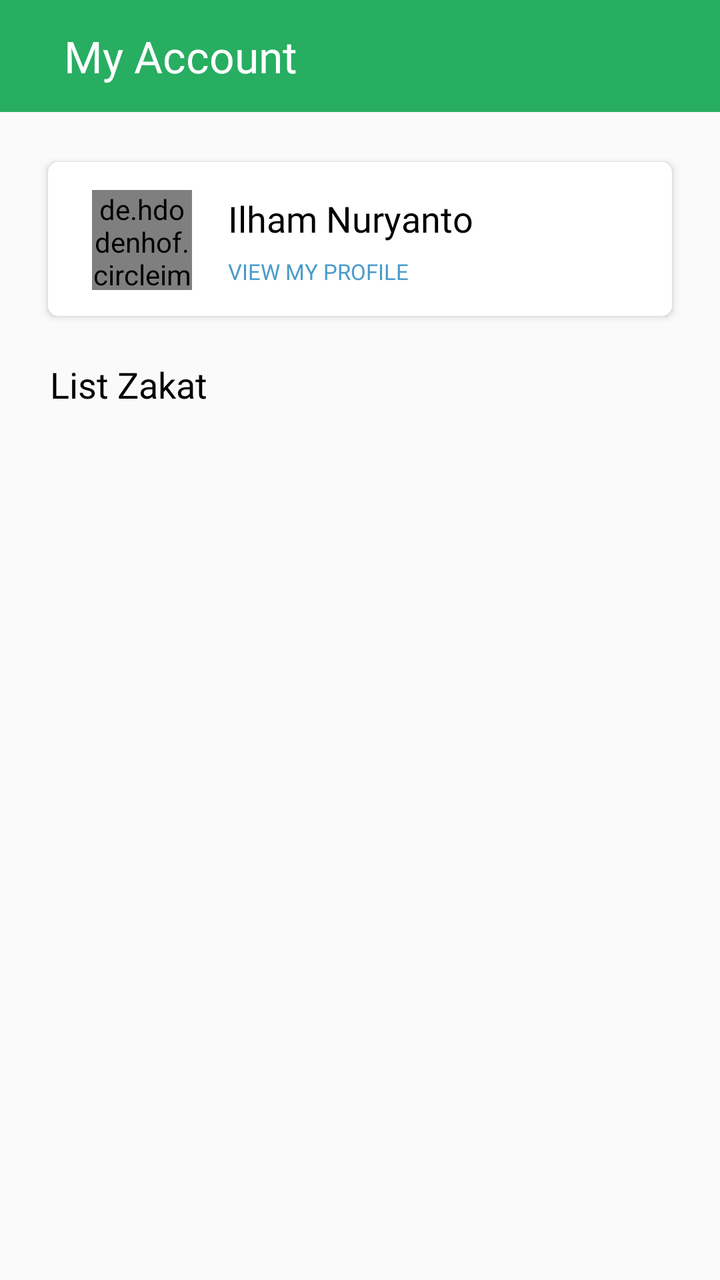
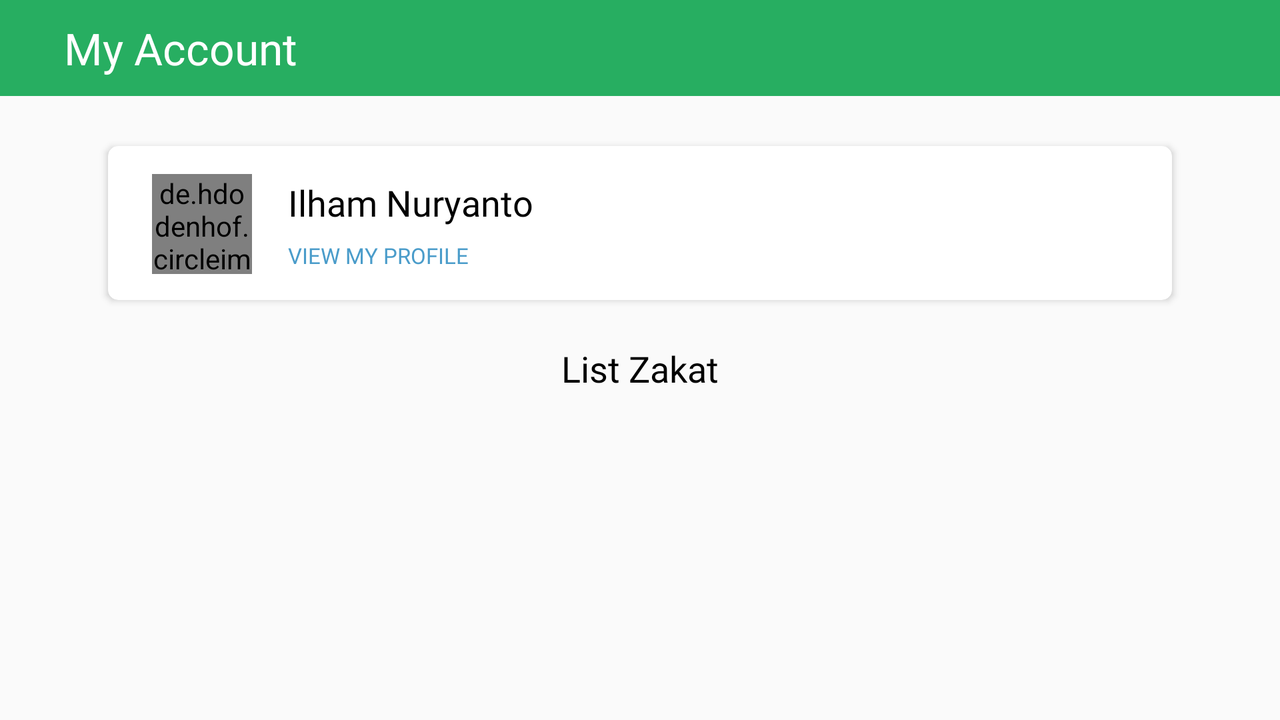

The same Android screen from two of the app's own layout files: first res/layout/ as a phone draws it, then the repository's variant for another configuration, drawn on a device whose configuration selects that folder. Both files follow.
<!-- AndroidManifest.xml: application theme AppTheme -->
<!-- res/layout/fragment_profile.xml -->
<?xml version="1.0" encoding="utf-8"?>
<androidx.constraintlayout.widget.ConstraintLayout xmlns:android="http://schemas.android.com/apk/res/android"
    xmlns:app="http://schemas.android.com/apk/res-auto"
    xmlns:tools="http://schemas.android.com/tools"
    android:layout_width="match_parent"
    android:layout_height="match_parent">

    <androidx.constraintlayout.widget.ConstraintLayout
        android:id="@+id/linearLayout"
        android:layout_width="0dp"
        android:layout_height="?attr/actionBarSize"
        android:background="#27AE61"
        android:orientation="horizontal"
        android:gravity="center_vertical"
        app:layout_constraintEnd_toEndOf="parent"
        app:layout_constraintStart_toStartOf="parent"
        app:layout_constraintTop_toTopOf="parent">

        <TextView
            android:id="@+id/textView"
            android:layout_width="wrap_content"
            android:layout_height="wrap_content"
            android:layout_marginStart="32dp"
            android:layout_marginLeft="32dp"
            android:text="@string/home_lembaga_profile_title"
            android:textColor="#FFF"
            android:textSize="22sp"
            app:fontFamily="@font/poppins_medium"
            app:layout_constraintBottom_toBottomOf="parent"
            app:layout_constraintStart_toStartOf="parent"
            app:layout_constraintTop_toTopOf="parent" />

        <ImageView
            android:id="@+id/iv_home_profile_user_logout"
            android:layout_width="32dp"
            android:layout_height="32dp"
            android:layout_marginEnd="16dp"
            android:layout_marginRight="16dp"
            android:src="@drawable/ic_exit_to_app"
            app:layout_constraintBottom_toBottomOf="parent"
            app:layout_constraintEnd_toEndOf="parent"
            app:layout_constraintTop_toTopOf="parent" />

    </androidx.constraintlayout.widget.ConstraintLayout>

    <androidx.cardview.widget.CardView
        android:id="@+id/cardView1"
        android:layout_width="0dp"
        android:layout_height="wrap_content"
        android:layout_marginStart="24dp"
        android:layout_marginLeft="24dp"
        android:layout_marginTop="25dp"
        android:layout_marginEnd="24dp"
        android:layout_marginRight="24dp"
        app:cardCornerRadius="5dp"
        app:layout_constraintEnd_toEndOf="parent"
        app:layout_constraintStart_toStartOf="parent"
        app:layout_constraintTop_toBottomOf="@+id/linearLayout">

        <androidx.constraintlayout.widget.ConstraintLayout
            android:layout_width="match_parent"
            android:layout_height="match_parent">

            <de.hdodenhof.circleimageview.CircleImageView
                android:id="@+id/img_profile_user"
                android:layout_width="50dp"
                android:layout_height="50dp"
                android:layout_marginStart="22dp"
                android:layout_marginLeft="22dp"
                android:layout_marginTop="14dp"
                android:layout_marginBottom="13dp"
                android:src="@drawable/ellips_grey"
                app:layout_constraintBottom_toBottomOf="parent"
                app:layout_constraintStart_toStartOf="parent"
                app:layout_constraintTop_toTopOf="parent" />

            <TextView
                android:id="@+id/tv_name_profile_user"
                android:layout_width="0dp"
                android:layout_height="wrap_content"
                android:layout_marginStart="18dp"
                android:layout_marginLeft="18dp"
                android:layout_marginTop="16dp"
                android:layout_marginEnd="8dp"
                android:layout_marginRight="8dp"
                android:text="@string/home_user_profile_name"
                android:textColor="#000"
                android:textSize="18sp"
                app:fontFamily="@font/poppins_medium"
                app:layout_constraintEnd_toEndOf="parent"
                app:layout_constraintStart_toEndOf="@+id/img_profile_user"
                app:layout_constraintTop_toTopOf="parent" />

            <TextView
                android:id="@+id/tv_openprofile"
                android:layout_width="wrap_content"
                android:layout_height="wrap_content"
                android:layout_marginStart="18dp"
                android:layout_marginLeft="18dp"
                android:layout_marginBottom="8dp"
                android:text="@string/home_user_profile_edit"
                android:textColor="#4A9CCA"
                android:textSize="11sp"
                app:fontFamily="@font/poppins_medium"
                app:layout_constraintBottom_toBottomOf="parent"
                app:layout_constraintStart_toEndOf="@+id/img_profile_user"
                app:layout_constraintTop_toBottomOf="@+id/tv_name_profile_user" />
        </androidx.constraintlayout.widget.ConstraintLayout>
    </androidx.cardview.widget.CardView>

    <TextView
        android:id="@+id/textView21"
        android:layout_width="wrap_content"
        android:layout_height="wrap_content"
        android:layout_marginStart="25dp"
        android:layout_marginLeft="25dp"
        android:layout_marginTop="22dp"
        android:text="@string/user_profile_list_zakat"
        android:textColor="#000"
        android:textSize="18sp"
        app:fontFamily="@font/poppins_bold"
        app:layout_constraintStart_toStartOf="parent"
        app:layout_constraintTop_toBottomOf="@+id/cardView1" />

    <androidx.recyclerview.widget.RecyclerView
        android:id="@+id/rv_history_zakat"
        android:layout_width="0dp"
        android:layout_height="0dp"
        android:layout_marginStart="25dp"
        android:layout_marginLeft="25dp"
        android:layout_marginTop="8dp"
        android:layout_marginEnd="25dp"
        android:layout_marginRight="25dp"
        android:layout_marginBottom="80dp"
        app:layout_constraintBottom_toBottomOf="parent"
        app:layout_constraintEnd_toEndOf="parent"
        app:layout_constraintStart_toStartOf="parent"
        app:layout_constraintTop_toBottomOf="@+id/textView21"
        tools:listitem="@layout/list_history_zakat" />

</androidx.constraintlayout.widget.ConstraintLayout>
<!-- res/layout/list_history_zakat.xml (included above) -->
<?xml version="1.0" encoding="utf-8"?>
<androidx.cardview.widget.CardView xmlns:android="http://schemas.android.com/apk/res/android"
    xmlns:app="http://schemas.android.com/apk/res-auto"
    xmlns:tools="http://schemas.android.com/tools"
    app:cardCornerRadius="5dp"
    android:layout_width="match_parent"
    android:layout_height="wrap_content"
    android:layout_margin="8dp">

    <RelativeLayout
        android:layout_width="match_parent"
        android:layout_height="wrap_content"
        android:orientation="vertical"
        android:padding="8dp">

        <ImageView
            android:id="@+id/centang"
            android:layout_width="wrap_content"
            android:layout_height="wrap_content"
            app:srcCompat="@drawable/image_ctg"
            android:padding="10dp"/>

        <LinearLayout
            android:layout_width="wrap_content"
            android:layout_height="wrap_content"
            android:orientation="vertical"
            android:layout_toRightOf="@+id/centang"
            android:layout_marginLeft="15dp">

            <TextView
                android:id="@+id/tv_jenis_zakat"
                android:layout_width="wrap_content"
                android:layout_height="wrap_content"
                tools:text="Zakat Fitrah"
                android:textStyle="bold"
                android:textSize="18sp"
                android:textColor="#000000"/>

            <TextView
                android:id="@+id/tv_tanggal_zakat"
                android:layout_width="wrap_content"
                android:layout_height="wrap_content"
                tools:text="29 Februari 2020"
                android:textColor="#000000" />

            <TextView
                android:id="@+id/tv_nominal"
                android:layout_width="wrap_content"
                android:layout_height="wrap_content"
                tools:text="200000"
                android:textColor="#000000" />

        </LinearLayout>


    </RelativeLayout>
</androidx.cardview.widget.CardView>
<!-- resources referenced by this layout -->
<resources>
  <!-- drawable ellips_grey: png bitmap (drawable, 1015 bytes) -->
  <!-- drawable image_ctg: png bitmap (drawable, 2194 bytes) -->
  <string name="home_lembaga_profile_title">My Account</string>
  <string name="home_user_profile_edit">VIEW MY PROFILE</string>
  <string name="home_user_profile_name">Ilham Nuryanto</string>
  <string name="user_profile_list_zakat">List Zakat</string>
  <style name="AppTheme" parent="Theme.AppCompat.Light.DarkActionBar">
          
          <item name="colorPrimary">@color/colorPrimary</item>
          <item name="colorPrimaryDark">@color/colorPrimaryDark</item>
          <item name="colorAccent">@color/colorAccent</item>
      </style>
  <color name="colorPrimary">#27AE61</color>
  <color name="colorPrimaryDark">#3F9564</color>
  <color name="colorAccent">#D81B60</color>
</resources>
<!-- res/layout-land/fragment_profile.xml (the repository's variant of the layout above) -->
<!-- drawn on the phone turned sideways -->
<?xml version="1.0" encoding="utf-8"?>
<ScrollView xmlns:android="http://schemas.android.com/apk/res/android"
    xmlns:app="http://schemas.android.com/apk/res-auto"
    xmlns:tools="http://schemas.android.com/tools"
    android:layout_width="match_parent"
    android:layout_height="match_parent">

    <androidx.constraintlayout.widget.ConstraintLayout
        android:layout_width="match_parent"
        android:layout_height="wrap_content"
        android:orientation="vertical">

        <androidx.constraintlayout.widget.ConstraintLayout
            android:id="@+id/linearLayout"
            android:layout_width="0dp"
            android:layout_height="?attr/actionBarSize"
            android:background="#27AE61"
            android:orientation="horizontal"
            android:gravity="center_vertical"
            app:layout_constraintEnd_toEndOf="parent"
            app:layout_constraintStart_toStartOf="parent"
            app:layout_constraintTop_toTopOf="parent">

            <TextView
                android:id="@+id/textView"
                android:layout_width="wrap_content"
                android:layout_height="wrap_content"
                android:layout_marginStart="32dp"
                android:layout_marginLeft="32dp"
                android:text="@string/home_lembaga_profile_title"
                android:textColor="#FFF"
                android:textSize="22sp"
                app:fontFamily="@font/poppins_medium"
                app:layout_constraintBottom_toBottomOf="parent"
                app:layout_constraintStart_toStartOf="parent"
                app:layout_constraintTop_toTopOf="parent" />

            <ImageView
                android:id="@+id/iv_home_profile_user_logout"
                android:layout_width="32dp"
                android:layout_height="32dp"
                android:layout_marginEnd="16dp"
                android:layout_marginRight="16dp"
                android:src="@drawable/ic_exit_to_app"
                app:layout_constraintBottom_toBottomOf="parent"
                app:layout_constraintEnd_toEndOf="parent"
                app:layout_constraintTop_toTopOf="parent" />

        </androidx.constraintlayout.widget.ConstraintLayout>

        <androidx.cardview.widget.CardView
            android:id="@+id/cardView1"
            android:layout_width="0dp"
            android:layout_height="wrap_content"
            android:layout_marginStart="54dp"
            android:layout_marginHorizontal="40dp"
            android:layout_marginTop="25dp"
            android:layout_marginEnd="54dp"
            app:cardCornerRadius="5dp"
            app:layout_constraintEnd_toEndOf="parent"
            app:layout_constraintStart_toStartOf="parent"
            app:layout_constraintTop_toBottomOf="@+id/linearLayout">

            <androidx.constraintlayout.widget.ConstraintLayout
                android:layout_width="match_parent"
                android:layout_height="match_parent"
                >

                <de.hdodenhof.circleimageview.CircleImageView
                    android:id="@+id/img_profile_user"
                    android:layout_width="50dp"
                    android:layout_height="50dp"
                    android:layout_marginStart="22dp"
                    android:layout_marginLeft="22dp"
                    android:layout_marginTop="14dp"
                    android:layout_marginBottom="13dp"
                    android:src="@drawable/ellips_grey"
                    app:layout_constraintBottom_toBottomOf="parent"
                    app:layout_constraintStart_toStartOf="parent"
                    app:layout_constraintTop_toTopOf="parent" />

                <TextView
                    android:id="@+id/tv_name_profile_user"
                    android:layout_width="0dp"
                    android:layout_height="wrap_content"
                    android:layout_marginStart="18dp"
                    android:layout_marginLeft="18dp"
                    android:layout_marginTop="16dp"
                    android:layout_marginEnd="8dp"
                    android:layout_marginRight="8dp"
                    android:text="@string/home_user_profile_name"
                    android:textColor="#000"
                    android:textSize="18sp"
                    app:fontFamily="@font/poppins_medium"
                    app:layout_constraintEnd_toEndOf="parent"
                    app:layout_constraintStart_toEndOf="@+id/img_profile_user"
                    app:layout_constraintTop_toTopOf="parent" />

                <TextView
                    android:id="@+id/tv_openprofile"
                    android:layout_width="wrap_content"
                    android:layout_height="wrap_content"
                    android:layout_marginStart="18dp"
                    android:layout_marginLeft="18dp"
                    android:layout_marginBottom="8dp"
                    android:text="@string/home_user_profile_edit"
                    android:textColor="#4A9CCA"
                    android:textSize="11sp"
                    app:fontFamily="@font/poppins_medium"
                    app:layout_constraintBottom_toBottomOf="parent"
                    app:layout_constraintStart_toEndOf="@+id/img_profile_user"
                    app:layout_constraintTop_toBottomOf="@+id/tv_name_profile_user" />
            </androidx.constraintlayout.widget.ConstraintLayout>
        </androidx.cardview.widget.CardView>

        <TextView
            android:id="@+id/textView21"
            android:layout_width="match_parent"
            android:layout_height="wrap_content"
            android:layout_marginStart="25dp"
            android:layout_marginEnd="25dp"
            android:layout_marginLeft="25dp"
            android:layout_marginTop="22dp"
            android:text="@string/user_profile_list_zakat"
            android:textAlignment="center"
            android:textColor="#000"
            android:textSize="18sp"
            app:fontFamily="@font/poppins_bold"
            app:layout_constraintStart_toStartOf="parent"
            app:layout_constraintTop_toBottomOf="@+id/cardView1" />

        <androidx.recyclerview.widget.RecyclerView
            android:id="@+id/rv_history_zakat"
            android:layout_width="match_parent"
            android:layout_height="wrap_content"
            android:layout_marginStart="75dp"
            android:layout_marginTop="8dp"
            android:layout_marginEnd="75dp"
            android:paddingBottom="10dp"
            android:layout_marginBottom="80dp"
            app:layout_constraintBottom_toBottomOf="parent"
            app:layout_constraintEnd_toEndOf="parent"
            app:layout_constraintStart_toStartOf="parent"
            app:layout_constraintTop_toBottomOf="@+id/textView21"
            tools:listitem="@layout/list_history_zakat" />

    </androidx.constraintlayout.widget.ConstraintLayout>




</ScrollView>
